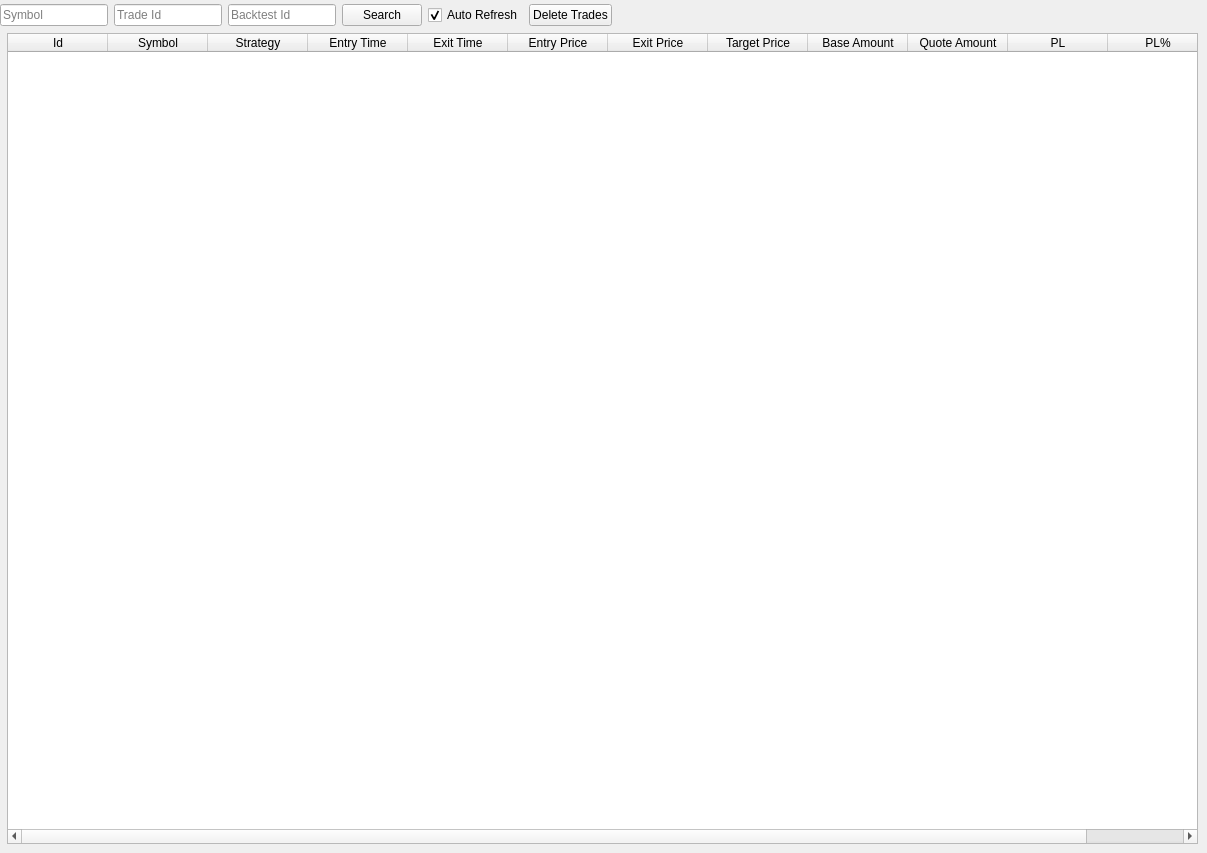
   <widget class="QWidget" name="tabTradeHistory">
    <property name="styleSheet">
     <string notr="true"/>
    </property>
    <attribute name="title">
     <string>Trade History</string>
    </attribute>
    <widget class="QTableWidget" name="tblClosedTrades">
     <property name="enabled">
      <bool>true</bool>
     </property>
     <property name="geometry">
      <rect>
       <x>7</x>
       <y>33</y>
       <width>1191</width>
       <height>811</height>
      </rect>
     </property>
     <property name="styleSheet">
      <string notr="true"/>
     </property>
     <property name="alternatingRowColors">
      <bool>true</bool>
     </property>
     <property name="sortingEnabled">
      <bool>true</bool>
     </property>
     <attribute name="verticalHeaderVisible">
      <bool>false</bool>
     </attribute>
     <column>
      <property name="text">
       <string>Id</string>
      </property>
     </column>
     <column>
      <property name="text">
       <string>Symbol</string>
      </property>
     </column>
     <column>
      <property name="text">
       <string>Strategy</string>
      </property>
     </column>
     <column>
      <property name="text">
       <string>Entry Time</string>
      </property>
     </column>
     <column>
      <property name="text">
       <string>Exit Time</string>
      </property>
     </column>
     <column>
      <property name="text">
       <string>Entry Price</string>
      </property>
     </column>
     <column>
      <property name="text">
       <string>Exit Price</string>
      </property>
     </column>
     <column>
      <property name="text">
       <string>Target Price</string>
      </property>
     </column>
     <column>
      <property name="text">
       <string>Base Amount</string>
      </property>
     </column>
     <column>
      <property name="text">
       <string>Quote Amount</string>
      </property>
     </column>
     <column>
      <property name="text">
       <string>PL</string>
      </property>
     </column>
     <column>
      <property name="text">
       <string>PL%</string>
      </property>
     </column>
    </widget>
    <widget class="QWidget" name="layoutWidget_3">
     <property name="geometry">
      <rect>
       <x>0</x>
       <y>0</y>
       <width>698</width>
       <height>30</height>
      </rect>
     </property>
     <layout class="QHBoxLayout" name="horizontalLayout_2">
      <item>
       <widget class="QLineEdit" name="txtSymbolTradeHistory">
        <property name="sizePolicy">
         <sizepolicy hsizetype="Fixed" vsizetype="Fixed">
          <horstretch>0</horstretch>
          <verstretch>0</verstretch>
         </sizepolicy>
        </property>
        <property name="styleSheet">
         <string notr="true"/>
        </property>
        <property name="placeholderText">
         <string>Symbol</string>
        </property>
       </widget>
      </item>
      <item>
       <widget class="QLineEdit" name="txtTradeIdTradeHistory">
        <property name="sizePolicy">
         <sizepolicy hsizetype="Fixed" vsizetype="Fixed">
          <horstretch>0</horstretch>
          <verstretch>0</verstretch>
         </sizepolicy>
        </property>
        <property name="styleSheet">
         <string notr="true"/>
        </property>
        <property name="placeholderText">
         <string>Trade Id</string>
        </property>
       </widget>
      </item>
      <item>
       <widget class="QLineEdit" name="txtBacktestIdTradeHistory">
        <property name="sizePolicy">
         <sizepolicy hsizetype="Fixed" vsizetype="Fixed">
          <horstretch>0</horstretch>
          <verstretch>0</verstretch>
         </sizepolicy>
        </property>
        <property name="styleSheet">
         <string notr="true"/>
        </property>
        <property name="placeholderText">
         <string>Backtest Id</string>
        </property>
       </widget>
      </item>
      <item>
       <widget class="QPushButton" name="btnSearchTradeHistory">
        <property name="styleSheet">
         <string notr="true"/>
        </property>
        <property name="text">
         <string>Search</string>
        </property>
       </widget>
      </item>
      <item>
       <widget class="QCheckBox" name="chkAutoRefreshTradeHistory">
        <property name="styleSheet">
         <string notr="true"/>
        </property>
        <property name="text">
         <string>Auto Refresh</string>
        </property>
        <property name="checked">
         <bool>true</bool>
        </property>
       </widget>
      </item>
      <item>
       <widget class="QPushButton" name="btnTruncateTrade">
        <property name="styleSheet">
         <string notr="true"/>
        </property>
        <property name="text">
         <string>Delete Trades</string>
        </property>
       </widget>
      </item>
      <item>
       <spacer name="horizontalSpacer_2">
        <property name="orientation">
         <enum>Qt::Horizontal</enum>
        </property>
        <property name="sizeHint" stdset="0">
         <size>
          <width>40</width>
          <height>20</height>
         </size>
        </property>
       </spacer>
      </item>
     </layout>
    </widget>
   </widget>
